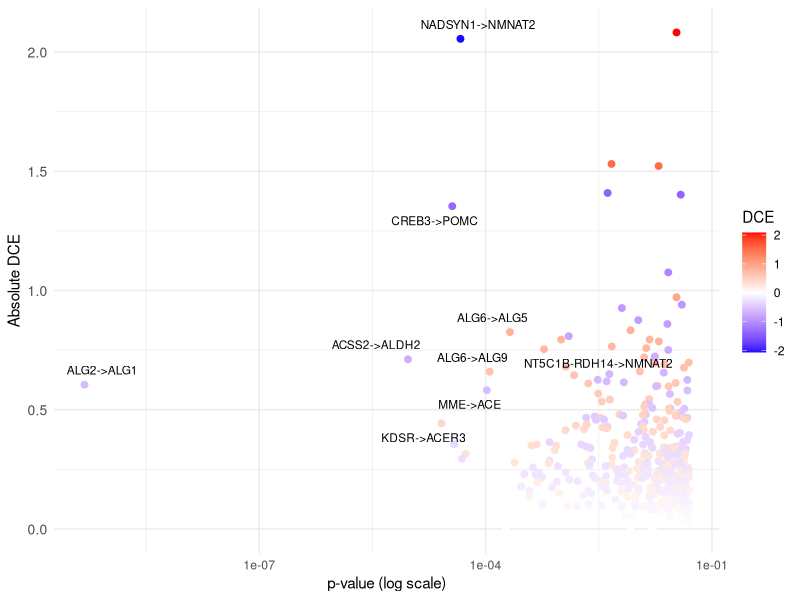
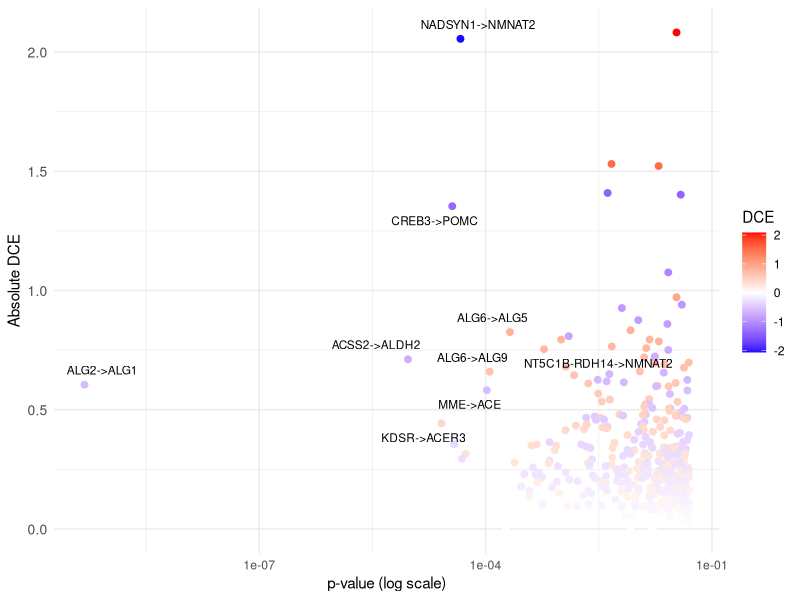

These charts were generated, in order, by the following R code:
# Load the dplyr package for data manipulation functions like filter(), mutate(), and arrange()
library(dplyr)

# Load the ggplot2 package for creating plots
library(ggplot2)

# Load the ggrepel package to add non-overlapping text labels to plots
library(ggrepel)

# Set the working directory to the folder where the input file is located
setwd("/Users/sindypinero/Downloads/")

# Read the CSV file into an object called df
# header = TRUE means the first row contains column names
# stringsAsFactors = FALSE keeps text columns as character strings instead of factors
df <- read.csv("DCE_results_1.csv", header = TRUE, stringsAsFactors = FALSE)

# Keep only rows where predictor and outcome are not equal to "#N/A"
df <- df %>%
  filter(predictor != "#N/A", outcome != "#N/A")

# Create a new data frame called df_top
df_top <- df %>%
  mutate(
    # Create a new column with the absolute value of DCE
    abs_dce    = abs(DCE),
    
    # Create a label combining predictor and outcome with "->" between them
    path_label = paste(predictor, outcome, sep = "->")
  ) %>%
  # Sort the rows from the largest to the smallest absolute DCE
  arrange(desc(abs_dce))

# Show summary statistics for the abs_dce column
summary(df_top$abs_dce)

# Show the 75th, 90th, and 95th percentiles of the abs_dce column
quantile(df_top$abs_dce, probs = c(0.75, 0.90, 0.95))

# Create a dot plot object and store it in dot_plot
dot_plot <- ggplot(df_top, aes(x = p_value, y = abs_dce)) +
  
  # Add points to the plot
  # x-axis = p_value, y-axis = abs_dce, and point color represents DCE
  geom_point(aes(color = DCE), size = 2) +
  
  # Add text labels to selected points, using ggrepel to avoid label overlap
  geom_text_repel(
    # Only label rows where adjusted p-value is < 0.05 and abs_dce is > 0.41
    data = subset(df_top, adj_p_value < 0.05 & abs_dce > 0.41),
    
    # Use the path_label column as the text label
    aes(label = path_label),
    
    # Set the text size
    size = 3,
    
    # Allow all selected labels to be plotted, even if there are many
    max.overlaps = Inf,
    
    # Increase repulsion force between labels
    force = 5,
    
    # Add padding around the label boxes
    box.padding = 0.4,
    
    # Add padding around the data points
    point.padding = 0.3,
    
    # Set line thickness for the connecting segments
    segment.size = 0.3,
    
    # Set segment color to grey
    segment.color = "grey50",
    
    # Set a seed so label placement is reproducible
    seed = 42
  ) +
  
  # Use a diverging color scale:
  # blue for negative DCE, white around zero, red for positive DCE
  scale_color_gradient2(low = "blue", mid = "white", high = "red",
                        midpoint = 0, name = "DCE") +
  
  # Show the x-axis on a log10 scale
  scale_x_continuous(trans = "log10") +
  
  # Set axis labels
  labs(x = "p-value (log scale)", y = "Absolute DCE") +
  
  # Apply a minimal theme with base font size 11
  theme_minimal(base_size = 11) +
  
  # Adjust the size of y-axis text labels
  theme(axis.text.y = element_text(size = 10))

# Display the plot in the R plotting window
print(dot_plot)

# Save the plot to a PNG file
ggsave(
  # Name of the output file
  filename = "Gene_pairs_DCE_dotplot.png",
  
  # Plot object to save
  plot     = dot_plot,
  
  # File format/device
  device   = "png",
  
  # Width of the saved image in inches
  width    = 10,
  
  # Height of the saved image in inches
  height   = 8,
  
  # Resolution in dots per inch
  dpi      = 300
)

# Print a message showing the folder where the file was saved
message("Saved to: ", getwd())
